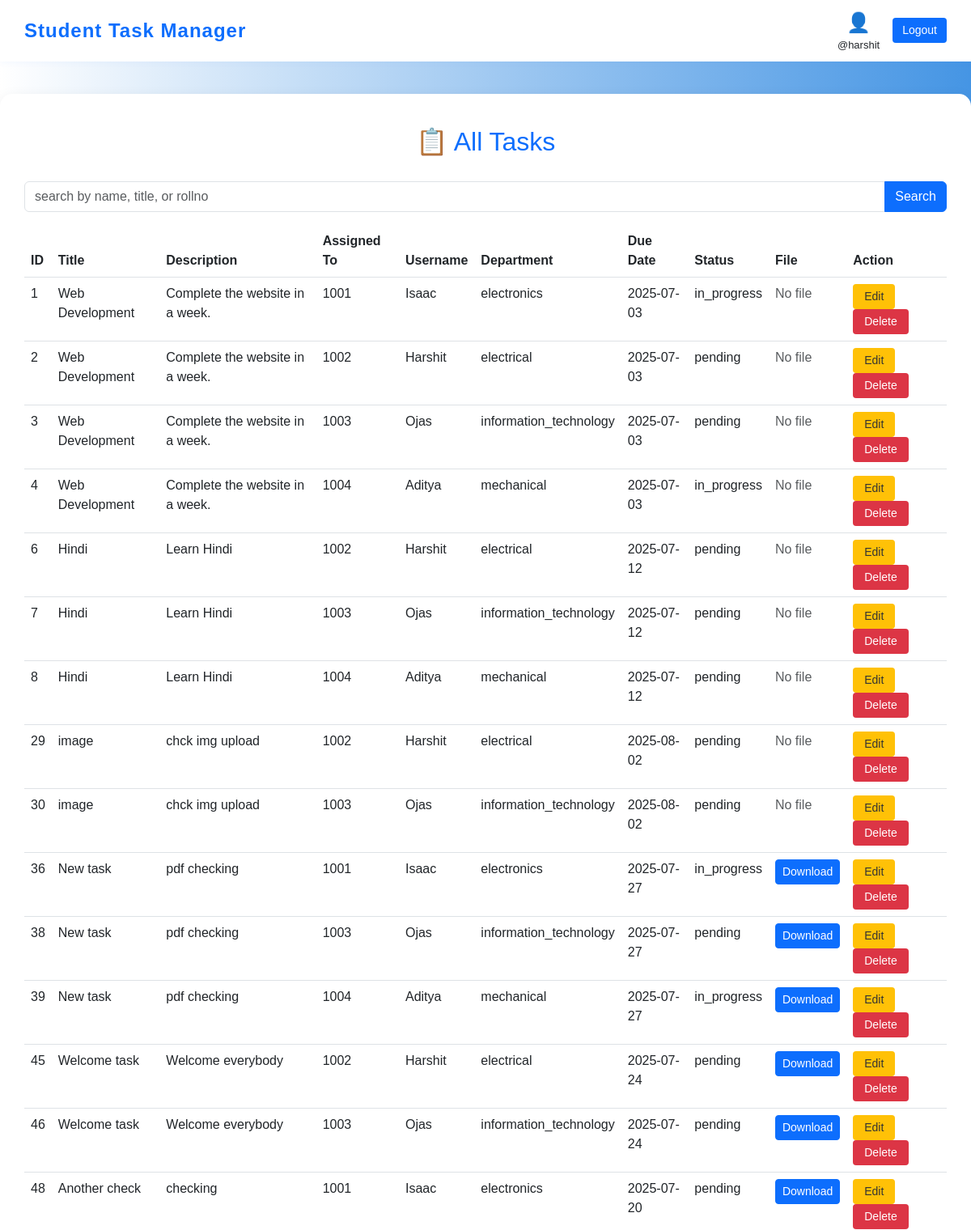
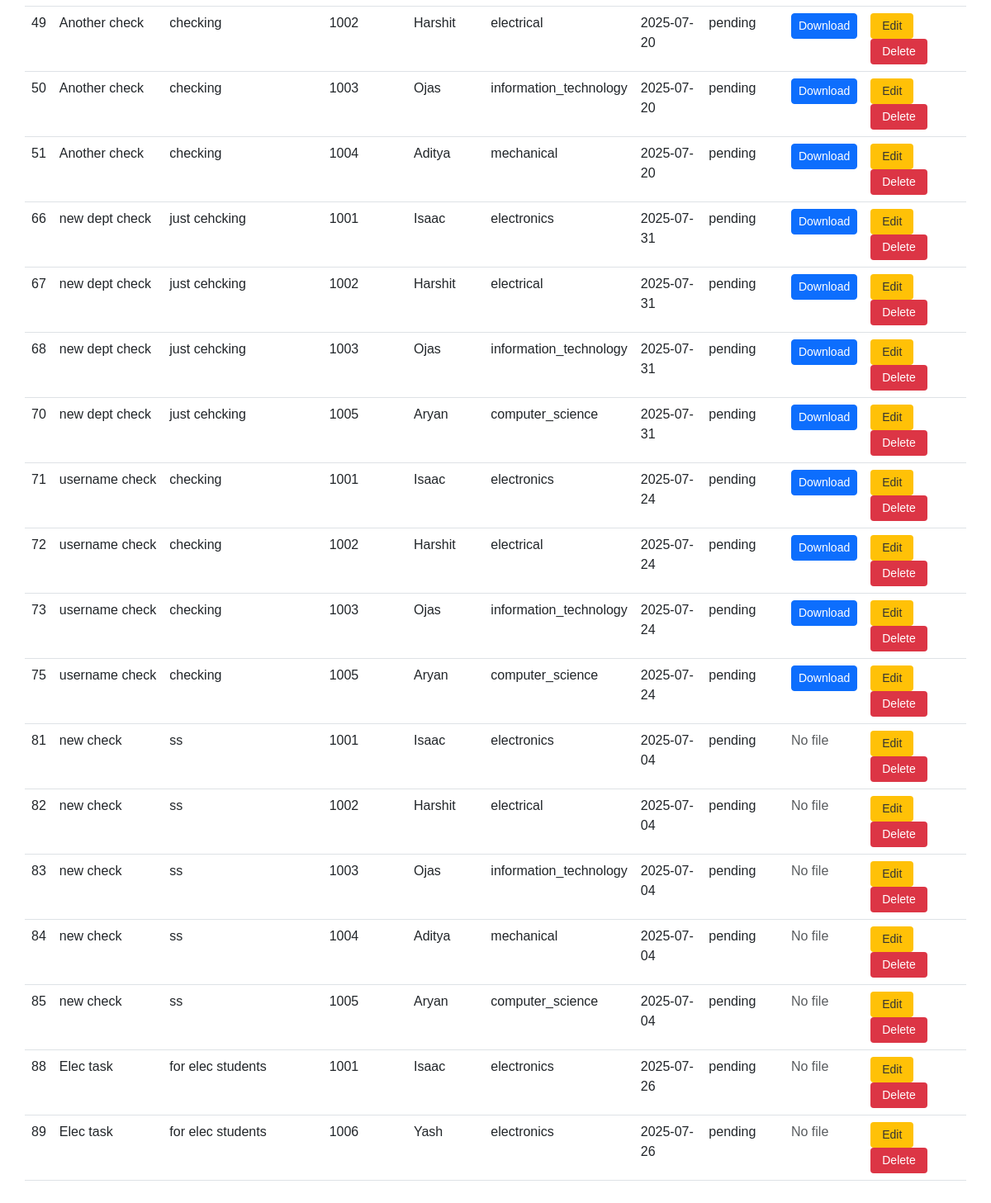
/all_task.php (signed in), run on the app's committed database (2 pictures, top to bottom).
### tables this page shows
CREATE TABLE `tasks` (
  `id` int(11) NOT NULL,
  `title` varchar(100) NOT NULL,
  `description` text DEFAULT NULL,
  `assigned_to` int(11) DEFAULT NULL,
  `username` varchar(30) NOT NULL,
  `department` varchar(30) NOT NULL,
  `due_date` date DEFAULT NULL,
  `status` enum('pending','in_progress','completed') DEFAULT 'pending',
  `created_at` timestamp NOT NULL DEFAULT current_timestamp(),
  `file_path` varchar(255) DEFAULT NULL
);

### all_task.php (the view, shortened to what this page needs)
<?php
include 'partials/new_dbconnect.php';
$search = $_GET['search'] ;
?>
<!DOCTYPE html>
<html lang="en">
<head>
    <link href="https://cdn.jsdelivr.net/npm/bootstrap@5.3.0/dist/css/bootstrap.min.css" rel="stylesheet"/>
    <link rel="stylesheet" href="//cdn.datatables.net/2.3.2/css/dataTables.dataTables.min.css">
</head>
<body>
<nav class="navbar navbar-custom d-flex justify-content-between align-items-center">
  <span class="navbar-brand">Student Task Manager</span>
  <div class="d-flex align-items-center gap-3">
    <div class="text-center">
        <div style="font-size: 24px; color: #0d6efd;">👤</div>
        <div style="font-size: 13px;">
          <?php
            echo '@' . (isset($_SESSION['username']) ? $_SESSION['username'] : 'User');
          ?>
        </div>
      </div>
    <button class="btn-logout" onclick="location.href='logout.php'">Logout</button>
  </div>
</nav>
<div class="dashboard-container">
    <h2>📋 All Tasks</h2>
    <form action="all_task.php" method="GET">
    <div class="input-group mb-3">
  <input type="text" class="form-control" name="search" value="<?php echo isset($_GET['search']) ? $_GET['search'] : ''; ?>" placeholder="search by name, title, or rollno"  >
  <button type="submit" class="btn btn-primary">Search</button>
</div>
    </form>
    <table class="table" id="myTable">
    <thead>
        <tr>
            <th>ID</th>
            <th>Title</th>
            <th>Description</th>
            <th>Assigned To</th>
            <th>Username</th>
            <th>Department</th>
            <th>Due Date</th>
            <th>Status</th>
            <th>File</th>
            <th>Action</th>
        </tr>
    </thead>
    <tbody>
    <?php
    if ($search != '') {
        $sql = "SELECT * FROM tasks WHERE (`status` != 'completed') AND (title LIKE '%$search%' OR assigned_to LIKE '%$search%' OR username LIKE '%$search%')";
    } else {
        $sql = "SELECT * FROM tasks WHERE `status` != 'completed'";
    }
    $result = mysqli_query($conn, $sql);
    while ($row = mysqli_fetch_assoc($result)) {
        echo "<tr>
            <td>" . $row['id'] . "</td>
            <td>" . $row['title'] . "</td>
            <td>" . $row['description'] . "</td>
            <td>" . $row['assigned_to'] . "</td>
            <td>" . $row['username'] . "</td>
            <td>" . $row['department'] . "</td>
            <td>" . $row['due_date'] . "</td>
            <td>" . $row['status'] . "</td>";
        echo "<td>";
        if (!empty($row['file_path'])) {
            $fileName = basename($row['file_path']);
            $fileUrl = "/loginsystem/tasks/uploads/" . $fileName;
            echo "<a href='$fileUrl' class='btn btn-primary btn-sm' download>Download</a>";
        } else {
            echo "<span class='text-muted'>No file</span>";
        }
        echo "</td>";
        echo "<td>
                <a href='edit_task.php?id=" . $row['id'] . "' class='btn btn-edit btn-sm'>Edit</a>
                <a href='delete_task.php?id=" . $row['id'] . "' class='btn btn-delete btn-sm' onclick=\"return confirm('Are you sure you want to delete this task?');\">Delete</a>
            </td>
        </tr>";
    }
        ?>
        </tbody>
    </table>
</div>
</body>
</html>

### all_task.php (style rules this page uses)
body { background: linear-gradient(to left, #4595e4, white); font-family: Arial, sans-serif; min-height: 100vh; }
.navbar-custom { background: #fff; padding: 10px 30px; margin-bottom: 30px; box-shadow: 0 2px 8px rgba(13, 110, 253, 0.04); display: flex; justify-content: space-between; align-items: center; }
.navbar-brand { font-weight: bold; color: #0d6efd; font-size: 1.5rem; letter-spacing: 1px; }
.dashboard-container { max-width: 1400px; margin: 40px auto; background: #fff; border-radius: 15px; box-shadow: 0 8px 20px rgba(0,0,0,0.1); padding: 40px 30px; }
h2 { color: #0d6efd; margin-bottom: 30px; text-align: center; }
.btn-edit { background: #ffc107; color: #333; border: none; border-radius: 4px; padding: 5px 14px; margin-right: 6px; }
.btn-delete { background: #dc3545; color: #fff; border: none; border-radius: 4px; padding: 5px 14px; }
.btn-logout { background: #0d6efd; color: white; border: none; border-radius: 4px; padding: 5px 12px; font-size: 14px; }

### data on the page
tasks: id "1", title "Web Development", description "Complete the website in a week.", assigned_to "1001", username "Isaac", department "electronics", due_date "2025-07-03", status "in_progress", shows "No file"
tasks: id "2", title "Web Development", description "Complete the website in a week.", assigned_to "1002", username "Harshit", department "electrical", due_date "2025-07-03", status "pending", shows "No file"
tasks: id "3", title "Web Development", description "Complete the website in a week.", assigned_to "1003", username "Ojas", department "information_technology", due_date "2025-07-03", status "pending", shows "No file"
tasks: id "4", title "Web Development", description "Complete the website in a week.", assigned_to "1004", username "Aditya", department "mechanical", due_date "2025-07-03", status "in_progress", shows "No file"
tasks: id "6", title "Hindi", description "Learn Hindi", assigned_to "1002", username "Harshit", department "electrical", due_date "2025-07-12", status "pending", shows "No file"
tasks: id "7", title "Hindi", description "Learn Hindi", assigned_to "1003", username "Ojas", department "information_technology", due_date "2025-07-12", status "pending", shows "No file"
tasks: id "8", title "Hindi", description "Learn Hindi", assigned_to "1004", username "Aditya", department "mechanical", due_date "2025-07-12", status "pending", shows "No file"
tasks: id "29", title "image", description "chck img upload", assigned_to "1002", username "Harshit", department "electrical", due_date "2025-08-02", status "pending", file_path "No file"
tasks: id "30", title "image", description "chck img upload", assigned_to "1003", username "Ojas", department "information_technology", due_date "2025-08-02", status "pending", file_path "No file"
tasks: id "36", title "New task", description "pdf checking", assigned_to "1001", username "Isaac", department "electronics", due_date "2025-07-27", status "in_progress"
tasks: id "38", title "New task", description "pdf checking", assigned_to "1003", username "Ojas", department "information_technology", due_date "2025-07-27", status "pending"
tasks: id "39", title "New task", description "pdf checking", assigned_to "1004", username "Aditya", department "mechanical", due_date "2025-07-27", status "in_progress"
tasks: id "45", title "Welcome task", description "Welcome everybody", assigned_to "1002", username "Harshit", department "electrical", due_date "2025-07-24", status "pending"
tasks: id "46", title "Welcome task", description "Welcome everybody", assigned_to "1003", username "Ojas", department "information_technology", due_date "2025-07-24", status "pending"
tasks: id "48", title "Another check", description "checking", assigned_to "1001", username "Isaac", department "electronics", due_date "2025-07-20", status "pending"
tasks: id "49", title "Another check", description "checking", assigned_to "1002", username "Harshit", department "electrical", due_date "2025-07-20", status "pending"
tasks: id "50", title "Another check", description "checking", assigned_to "1003", username "Ojas", department "information_technology", due_date "2025-07-20", status "pending"
tasks: id "51", title "Another check", description "checking", assigned_to "1004", username "Aditya", department "mechanical", due_date "2025-07-20", status "pending"
tasks: id "66", title "new dept check", description "just cehcking", assigned_to "1001", username "Isaac", department "electronics", due_date "2025-07-31", status "pending"
tasks: id "67", title "new dept check", description "just cehcking", assigned_to "1002", username "Harshit", department "electrical", due_date "2025-07-31", status "pending"
tasks: id "68", title "new dept check", description "just cehcking", assigned_to "1003", username "Ojas", department "information_technology", due_date "2025-07-31", status "pending"
tasks: id "70", title "new dept check", description "just cehcking", assigned_to "1005", username "Aryan", department "computer_science", due_date "2025-07-31", status "pending"
tasks: id "71", title "username check", description "checking", assigned_to "1001", username "Isaac", department "electronics", due_date "2025-07-24", status "pending"
tasks: id "72", title "username check", description "checking", assigned_to "1002", username "Harshit", department "electrical", due_date "2025-07-24", status "pending"
tasks: id "73", title "username check", description "checking", assigned_to "1003", username "Ojas", department "information_technology", due_date "2025-07-24", status "pending"
tasks: id "75", title "username check", description "checking", assigned_to "1005", username "Aryan", department "computer_science", due_date "2025-07-24", status "pending"
tasks: id "81", title "new check", description "ss", assigned_to "1001", username "Isaac", department "electronics", due_date "2025-07-04", status "pending", file_path "No file"
tasks: id "82", title "new check", description "ss", assigned_to "1002", username "Harshit", department "electrical", due_date "2025-07-04", status "pending", file_path "No file"
tasks: id "83", title "new check", description "ss", assigned_to "1003", username "Ojas", department "information_technology", due_date "2025-07-04", status "pending", file_path "No file"
tasks: id "84", title "new check", description "ss", assigned_to "1004", username "Aditya", department "mechanical", due_date "2025-07-04", status "pending", file_path "No file"
tasks: id "85", title "new check", description "ss", assigned_to "1005", username "Aryan", department "computer_science", due_date "2025-07-04", status "pending", file_path "No file"
tasks: id "88", title "Elec task", description "for elec students", assigned_to "1001", username "Isaac", department "electronics", due_date "2025-07-26", status "pending", file_path "No file"
tasks: id "89", title "Elec task", description "for elec students", assigned_to "1006", username "Yash", department "electronics", due_date "2025-07-26", status "pending", file_path "No file"

### other printed values
$_SESSION['username'] "harshit"
